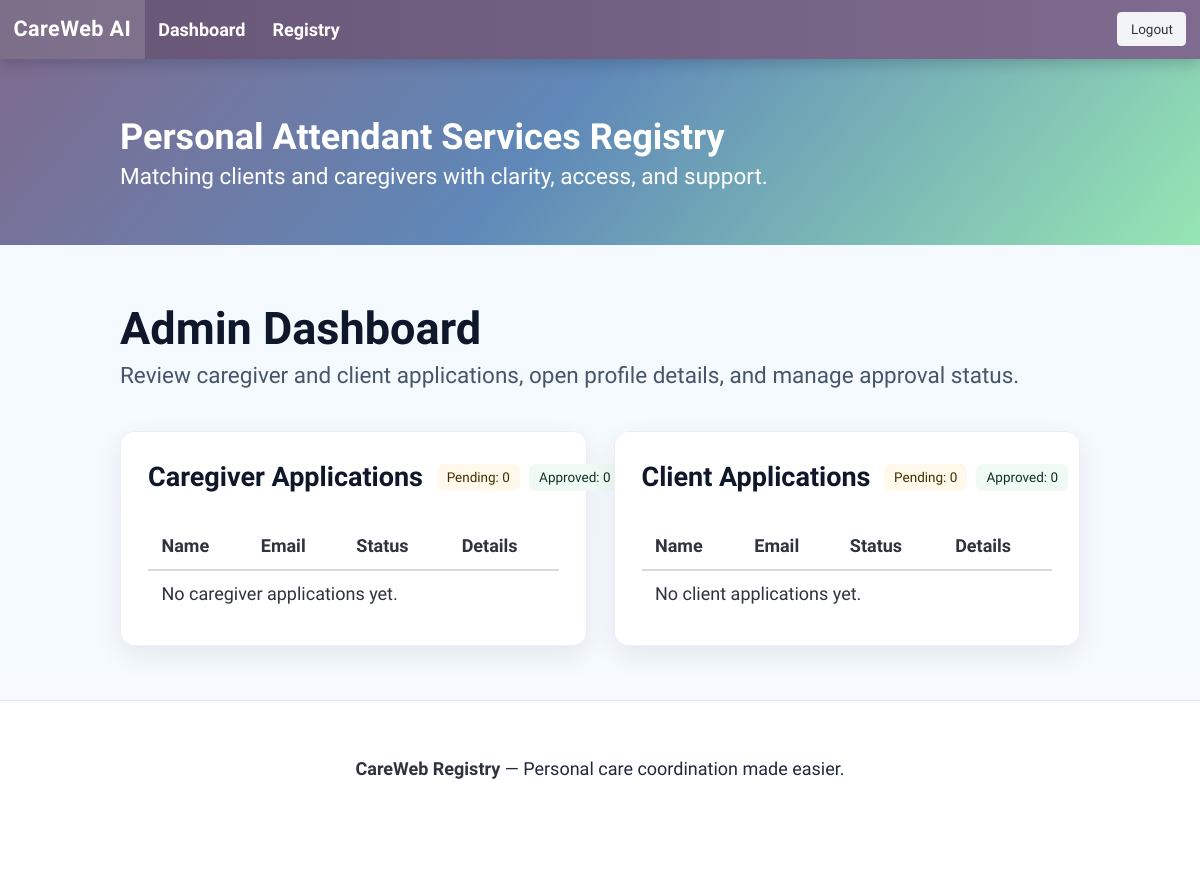
The page /dashboard/admin/ (signed in) on the database as committed earlier.
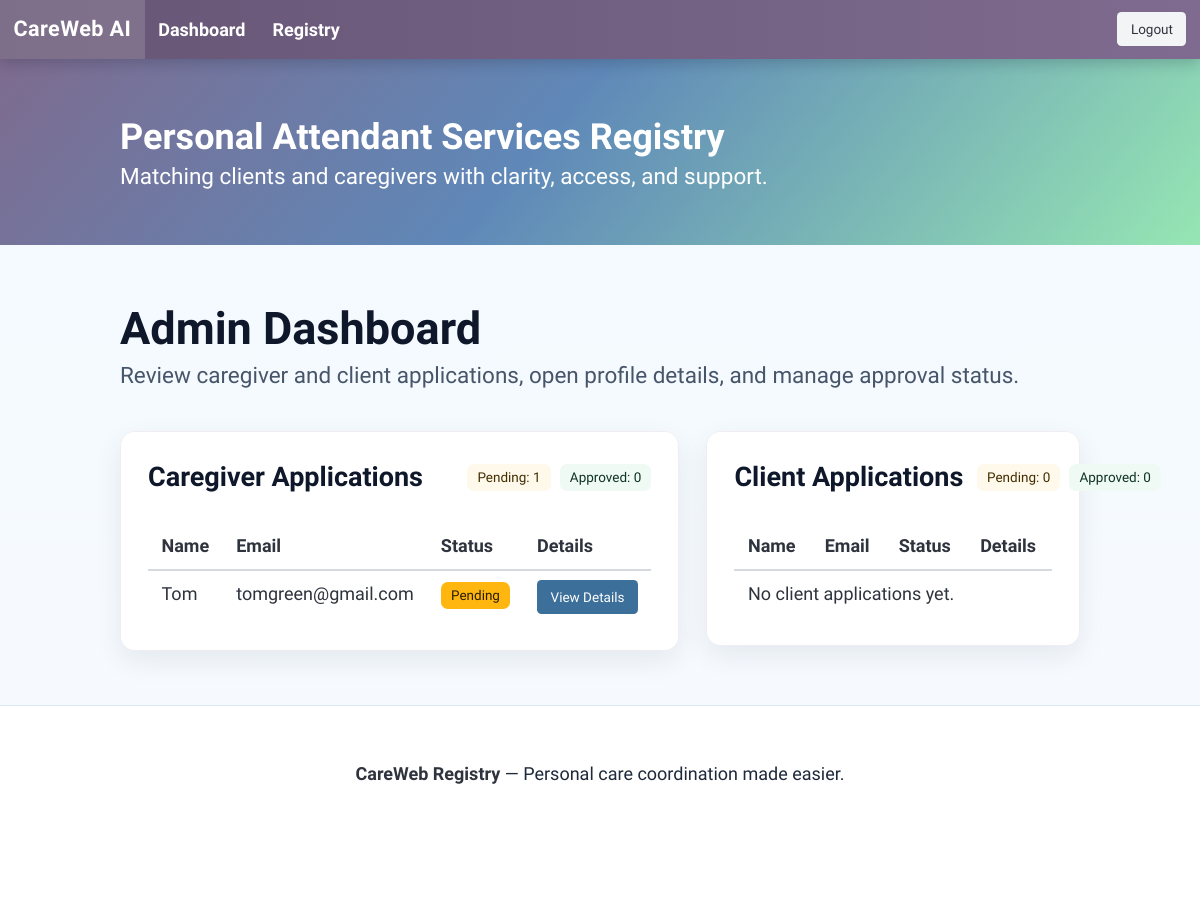
The same page on the database as committed later.
### registry/models.py (models this page shows, shortened)
class Caregiver(models.Model):
    organization = models.ForeignKey(Organization, on_delete=models.CASCADE)
    name = models.CharField(max_length=255)
    phone = models.CharField(max_length=25)
    email = models.EmailField()
    contact_preferences = models.JSONField(default=list, blank=True)
    pronouns = models.CharField(max_length=50, choices=PRONOUN_CHOICES, blank=True)
    base_zip_code = models.CharField(max_length=10)
    willing_to_work_cities = models.JSONField(default=list, blank=True)
    transportation = models.JSONField(default=list, blank=True)
    availability = models.JSONField(default=dict, blank=True)
    hours_looking_for = models.CharField(
        max_length=50,
        choices=HOURS_LOOKING_FOR_CHOICES
    )
    certified_ihss_worker = models.BooleanField(default=False)
    additional_certifications = models.TextField(blank=True)
    experience_with = models.JSONField(default=list, blank=True)
    languages_spoken = models.JSONField(default=list, blank=True)
    pathogen_protocols = models.JSONField(default=list, blank=True)
    rate = models.CharField(max_length=50, choices=RATE_CHOICES)
    bio = models.TextField(blank=True)
    availability_confirmation_agreement = models.BooleanField(default=False)
    wants_training_updates = models.BooleanField(default=False)
    other_ways_find_work = models.TextField(blank=True)
    helpful_for_finding_work = models.TextField(blank=True)
    release_of_liability = models.BooleanField(default=False)
    signed_date = models.DateField()
    status = models.CharField(max_length=20, choices=STATUS_CHOICES, default="pending")
    profile_completed = models.BooleanField(default=False)
    created_at = models.DateTimeField(auto_now_add=True)

### registry/views.py (the view)
@login_required
def admin_dashboard(request):
    unauthorized_redirect = _redirect_if_not_admin_staff(request)
    if unauthorized_redirect:
        return unauthorized_redirect
    caregivers = Caregiver.objects.all().order_by("status", "-created_at")
    clients = Client.objects.all().order_by("status", "-created_at")
    return render(request, "registry/admin_dashboard.html", {
        "caregivers": caregivers,
        "clients": clients,
        "pending_caregivers": caregivers.filter(status="pending").count(),
        "pending_clients": clients.filter(status="pending").count(),
        "approved_caregivers": caregivers.filter(status="approved").count(),
        "approved_clients": clients.filter(status="approved").count(),
    })

### registry/views.py (called while the page is built)
def _user_is_admin_staff(user):
    profile = getattr(user, "profile", None)
    return bool(profile and profile.user_type == "admin_staff")

def _redirect_if_not_admin_staff(request):
    if _user_is_admin_staff(request.user):
        return None
    messages.error(request, "You do not have permission to access the admin registry workflow.")
    return redirect("dashboard_redirect")

### templates/registry/admin_dashboard.html (shortened to what this page needs)
{% extends "base.html" %}
{% block content %}
<div class="mb-5">
    <h1 class="title is-2">
        Admin Dashboard
    </h1>
    <p class="subtitle">
        Review caregiver and client applications, open profile details, and manage approval status.
    </p>
</div>
<div class="columns mt-5">
    <div class="column">
        <div class="card app-card">
            <div class="card-content">
                <div class="level">
                    <div class="level-left">
                        <h2 class="title is-4">
                            Caregiver Applications
                        </h2>
                    </div>
                    <div class="level-right">
                        <div class="tags">
                            <span class="tag is-warning is-light">
                                Pending: {{ pending_caregivers }}
                            </span>
                            <span class="tag is-success is-light">
                                Approved: {{ approved_caregivers }}
                            </span>
                        </div>
                    </div>
                </div>
                <div class="table-container">
                    <table class="table is-fullwidth is-striped is-hoverable">
                        <thead>
                            <tr>
                                <th>Name</th>
                                <th>Email</th>
                                <th>Status</th>
                                <th>Details</th>
                            </tr>
                        </thead>
                        <tbody>
                            {% for caregiver in caregivers %}
                                <tr>
                                    <td>{{ caregiver.name }}</td>
                                    <td>{{ caregiver.email }}</td>
                                    <td>
                                        {% if caregiver.status == "approved" %}
                                            <span class="tag is-success">Approved</span>
                                        {% elif caregiver.status == "rejected" %}
                                            <span class="tag is-danger">Denied</span>
                                        {% else %}
                                            <span class="tag is-warning">Pending</span>
                                        {% endif %}
                                    </td>
                                    <td>
                                        <a
                                            href="{% url 'caregiver_detail' caregiver.pk %}"
                                            class="button is-small is-link"
                                        >
                                            View Details
                                        </a>
                                    </td>
                                </tr>
                            {% empty %}
                                <tr>
                                    <td colspan="4">
                                        No caregiver applications yet.
                                    </td>
                                </tr>
                            {% endfor %}
                        </tbody>
                    </table>
                </div>
            </div>
        </div>
    </div>
    <div class="column">
        <div class="card app-card">
            <div class="card-content">
                <div class="level">
                    <div class="level-left">
                        <h2 class="title is-4">
                            Client Applications
                        </h2>
                    </div>
                    <div class="level-right">
                        <div class="tags">
                            <span class="tag is-warning is-light">
                                Pending: {{ pending_clients }}
                            </span>
                            <span class="tag is-success is-light">
                                Approved: {{ approved_clients }}
                            </span>
                        </div>
                    </div>
                </div>
                <div class="table-container">
                    <table class="table is-fullwidth is-striped is-hoverable">
                        <thead>
                            <tr>
                                <th>Name</th>
                                <th>Email</th>
                                <th>Status</th>
                                <th>Details</th>
                            </tr>
                        </thead>
                        <tbody>
                            {% for client in clients %}
                                <tr>
                                    <td>{{ client.name }}</td>
                                    <td>{{ client.email }}</td>
                                    <td>
                                        {% if client.status == "approved" %}
                                            <span class="tag is-success">Approved</span>
                                        {% elif client.status == "rejected" %}
                                            <span class="tag is-danger">Denied</span>
                                        {% else %}
                                            <span class="tag is-warning">Pending</span>
                                        {% endif %}
                                    </td>
                                    <td>
                                        <a
                                            href="{% url 'client_detail' client.pk %}"
                                            class="button is-small is-link"
                                        >
                                            View Details
                                        </a>
                                    </td>
                                </tr>
                            {% empty %}
                                <tr>
                                    <td colspan="4">
                                        No client applications yet.
                                    </td>
                                </tr>
                            {% endfor %}
                        </tbody>
                    </table>
                </div>
            </div>
        </div>
    </div>
</div>
{% endblock %}

### templates/base.html (shortened to what this page needs)
{% load static %}
<!DOCTYPE html>
<html lang="en">
<head>
    <link rel="stylesheet" href="{% static 'css/bulma.min.css' %}">
    <link rel="stylesheet" href="{% static 'css/style.css' %}">
</head>
<body class="app-body">
{% include 'navbar.html' %}
<section class="hero app-hero">
    <div class="hero-body">
        <div class="container">
            <p class="title has-text-white">
                Personal Attendant Services Registry
            </p>
            <p class="subtitle has-text-white">
                Matching clients and caregivers with clarity, access, and support.
            </p>
        </div>
    </div>
</section>
<main class="section">
    <div class="container">
        {% block content %}
        {% endblock %}
    </div>
</main>
<footer class="footer app-footer">
    <div class="content has-text-centered">
        <p>
            <strong>CareWeb Registry</strong> — Personal care coordination made easier.
        </p>
    </div>
</footer>
</body>
</html>

### templates/navbar.html (shortened to what this page needs)
<nav class="navbar app-navbar" role="navigation" aria-label="Main Navigation">
    <div class="navbar-brand">
        <a class="navbar-item app-logo" href="/">
            CareWeb AI
        </a>
    </div>
    <div class="navbar-menu" id="app-navbar-menu">
        <div class="navbar-start">
            {% if user.is_authenticated %}
                <a class="navbar-item" href="/dashboard/">Dashboard</a>
                <a class="navbar-item" href="#">Registry</a>
            {% endif %}
        </div>
        <div class="navbar-end">
            {% if user.is_authenticated %}
                <div class="navbar-item">
                    <form method="post" action="{% url 'logout' %}">
                        <button type="submit" class="button is-light is-small">
                            Logout
                        </button>
                    </form>
                </div>
            {% else %}
                <div class="navbar-item">
                    <a class="button is-light is-small" href="/login/">
                        Login
                    </a>
                </div>
            {% endif %}
        </div>
    </div>
</nav>

### static/css/style.css (style rules this page uses)
:root { --app-primary: #7e6b8f; --app-primary-dark: #665575; --app-secondary: #a3d9ff; --app-accent: #96e6b3; --app-danger: #da3e52; --app-warning: #f2e94e; --app-bg: #f7fbff; --app-surface: #ffffff; --app-text: #1e293b; --app-text-soft: #475569; --app-border: #cbd5e1; --app-focus: #1d4ed8; }
html { font-size: 18px; }
body, button, input, select, textarea { font-family: "Atkinson Hyperlegible", "Segoe UI", Tahoma, Geneva, Verdana, sans-serif; color: var(--app-text); }
.app-body { background: linear-gradient(180deg, #f3f9ff 0%, var(--app-bg) 100%); min-height: 100vh; line-height: 1.6; }
.app-navbar { background: linear-gradient(90deg, var(--app-primary-dark), var(--app-primary)); box-shadow: 0 4px 14px rgba(15, 23, 42, 0.22); }
.app-navbar .navbar-item, .app-navbar .navbar-link { color: #fff; font-weight: 700; }
.app-logo { font-size: 1.2rem; font-weight: 800; letter-spacing: 0.4px; }
.app-hero { background: linear-gradient(130deg, var(--app-primary) 0%, #5f88b8 45%, var(--app-accent) 100%); }
.app-hero .title, .app-hero .subtitle, .app-hero .has-text-white { color: #ffffff !important; }
.title, .subtitle { line-height: 1.35; }
.title { color: #0f172a !important; font-weight: 700; }
h1.title, h2.title, h3.title, h4.title, h5.title, h6.title { color: #0f172a !important; }
.subtitle { color: var(--app-text-soft); }
.app-card, .card { border-radius: 16px; border: 1px solid rgba(126, 107, 143, 0.12); box-shadow: 0 10px 28px rgba(15, 23, 42, 0.08); background-color: #ffffff; }
.card-content { background-color: #ffffff; }
.app-footer { background-color: #fff; border-top: 1px solid #dbe7f3; }
.button.is-link { background-color: #3c6f99; color: #fff !important; }

Rows that differ between the two databases and show on the page:
added Caregiver: name "Tom", email "tomgreen@gmail.com", status "Pending"
Other text that changed with them:
{{ pending_caregivers }}: "0" → "1"
text no longer shown: "No caregiver applications yet."
